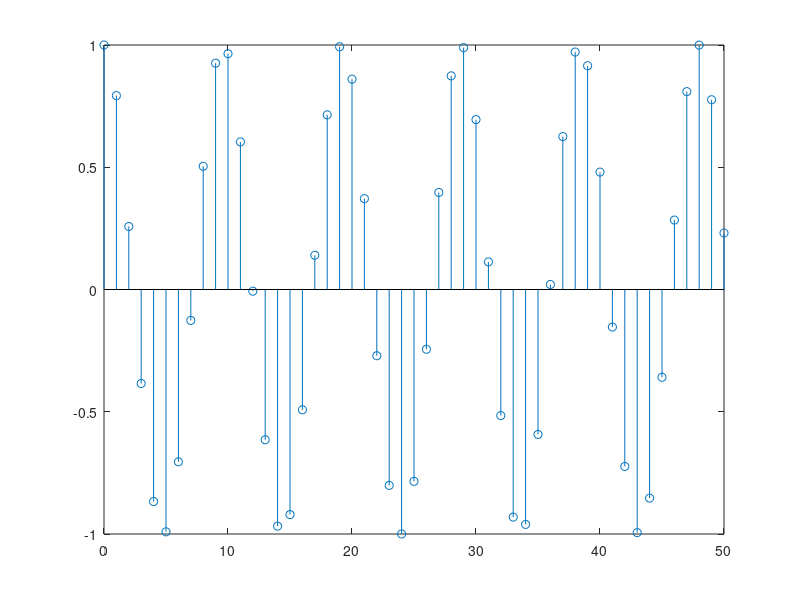

Source code (MATLAB):
nn = 0:50; %Defino un vector de 20 elementos
imp = (nn*pi/sqrt(23));
%Multiplico cada elemento del vector por las constantes de la ecuacion
X = cos(imp); %Aplico el coseno a cada elemento del vector imp
stem(nn,X); %La representamos en la pantalla